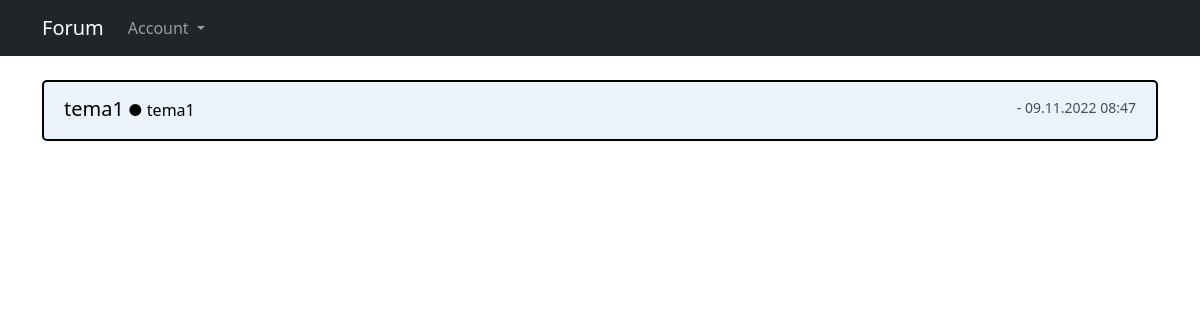
/, run on an earlier commit of the app's database.
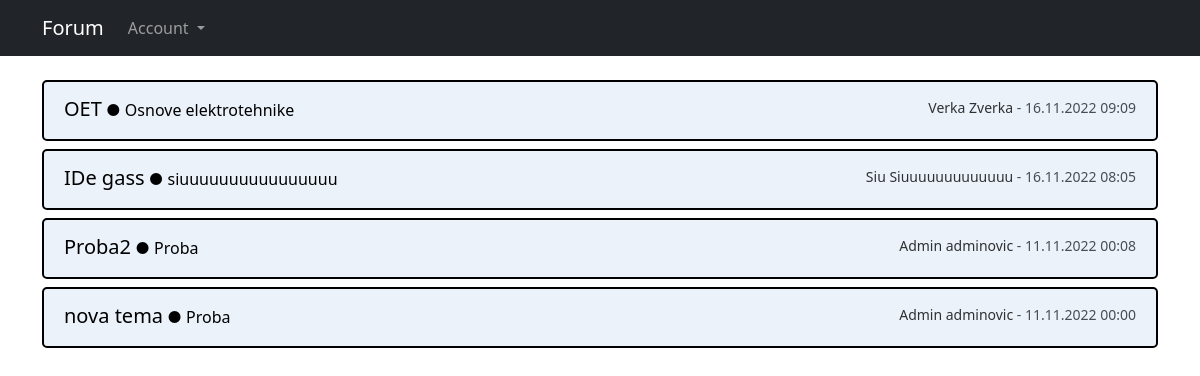
And on a later commit of the database.
### tables this page shows
CREATE TABLE `tema` (
  `id` int(11) NOT NULL,
  `naziv_teme` varchar(50) NOT NULL,
  `opis_teme` text NOT NULL,
  `datum_kreiranja` datetime NOT NULL,
  `kreator` varchar(100) NOT NULL
);

CREATE TABLE `korisnik` (
  `korisnicko_ime` varchar(100) NOT NULL,
  `lozinka` varchar(100) NOT NULL,
  `ime` varchar(50) NOT NULL,
  `prezime` varchar(50) NOT NULL,
  `slika` varchar(100) NOT NULL
);

### index.php (the view, shortened to what this page needs)
<?php
    include "./connection.php";
?>
<!DOCTYPE html>
<html lang="en">
    <head>
        <link href="https://cdn.jsdelivr.net/npm/bootstrap@5.2.2/dist/css/bootstrap.min.css" rel="stylesheet">
        <link rel="stylesheet" href="./styles/style.css">
    </head>
    <body>
        <?php include "./elements/navbar.php";?>
        <div class="container mt-3">
            <?php
                $sql = "SELECT id, naziv_teme, opis_teme, datum_kreiranja, kreator FROM tema ORDER BY datum_kreiranja DESC";
                $result = $conn->query($sql);
                if ($result->num_rows > 0) {
                    while($row = $result->fetch_assoc()){
                        $sql_kreator = "SELECT ime, prezime FROM korisnik WHERE korisnicko_ime = '" . $row["kreator"] . "'";
                        $result_kreator = $conn->query($sql_kreator);
                        $podaci = $result_kreator->fetch_assoc();
                        echo '<div class="row">';
                            echo '<div class="col">';
                                echo "<div class='objava mt-2'>
                                    <a href='./diskusija.php?id=" . $row["id"] . "'><h5>" . $row["naziv_teme"] . "</h5>
                                    <p> ● " . $row["opis_teme"] . "</p></a>
                                    <small style='display:block; float:right'> <a href='./prikaz.php?user=" . $row["kreator"] . "'>" . $podaci["ime"] . " " . $podaci["prezime"] . "</a> - " . date_format(date_create($row["datum_kreiranja"]), "d.m.Y H:i") . "</small>
                                </div>";
                            echo '</div>';
                        echo '</div>';
                   }
                }
            ?>
        </div>
    </body>
</html>

### elements/navbar.php (shortened to what this page needs)
<nav class="navbar navbar-expand-lg bg-dark navbar-dark">
  <div class="container">
    <a class="navbar-brand" href="./index.php">Forum</a>
    <div class="collapse navbar-collapse" id="navbarNavDropdown">
      <ul class="navbar-nav">
        <li class="nav-item dropdown">
          <a class="nav-link dropdown-toggle" href="#" role="button" data-bs-toggle="dropdown" aria-expanded="false">
            Account
          </a>
        </li>
      </ul>
    </div>
  </div>
</nav>

### styles/style.css (style rules this page uses)
.objava { width: 100%; background-color: #ebf2fa; border: 2px solid black; border-radius: 5px; padding: 15px 20px 10px 20px; }
.objava h5 { display:inline-block; }
.objava p { display:inline; }
small { opacity: 0.8; }
.objava a { text-decoration: none !important; color: #000 !important; }

What changed in the data, as far as the page shows it:
removed tema: naziv_teme "tema1", opis_teme "tema1", datum_kreiranja "09.11.2022 08:47"
added tema: naziv_teme "OET", opis_teme "Osnove elektrotehnike", korisnik.ime "Verka", korisnik.prezime "Zverka", datum_kreiranja "16.11.2022 09:09"
added tema: naziv_teme "IDe gass", opis_teme "siuuuuuuuuuuuuuuuu", korisnik.ime "Siu", korisnik.prezime "Siuuuuuuuuuuuuu", datum_kreiranja "16.11.2022 08:05"
added tema: naziv_teme "Proba2", opis_teme "Proba", korisnik.ime "Admin", korisnik.prezime "adminovic", datum_kreiranja "11.11.2022 00:08"
added tema: naziv_teme "nova tema", opis_teme "Proba", korisnik.ime "Admin", korisnik.prezime "adminovic", datum_kreiranja "11.11.2022 00:00"
